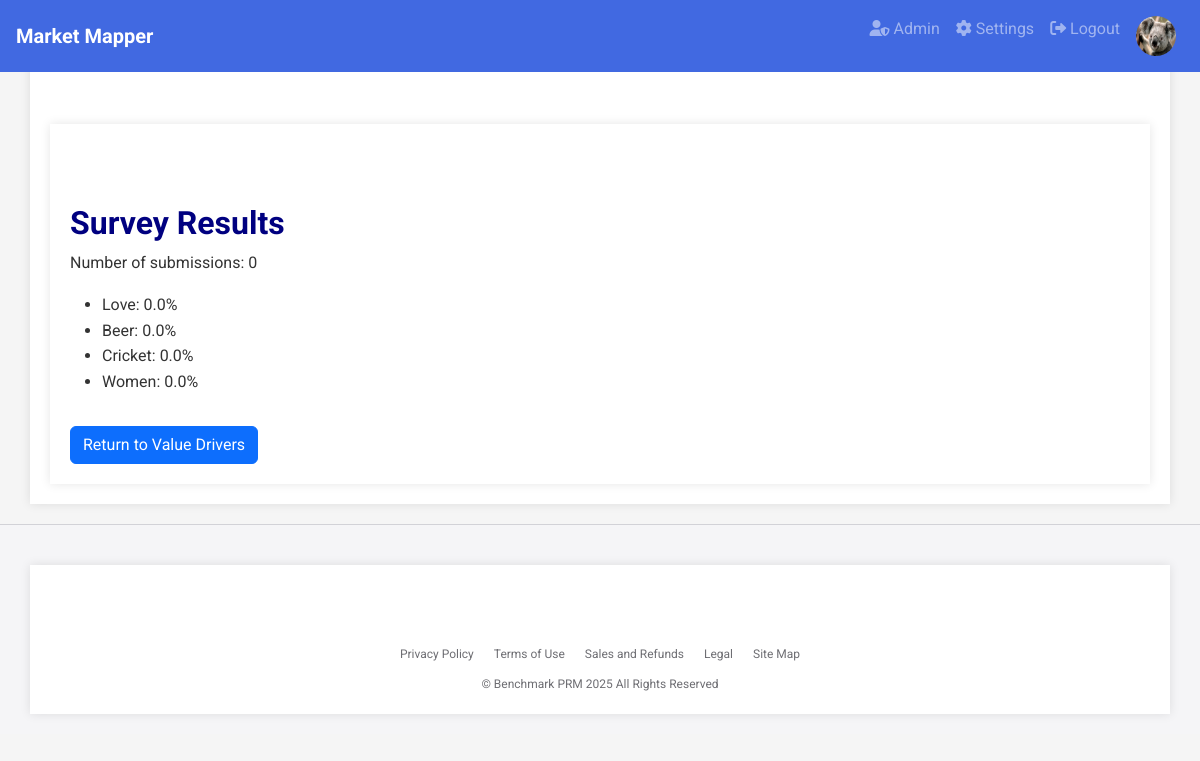
The page /survey_results/5 (signed in) on the database as committed earlier.
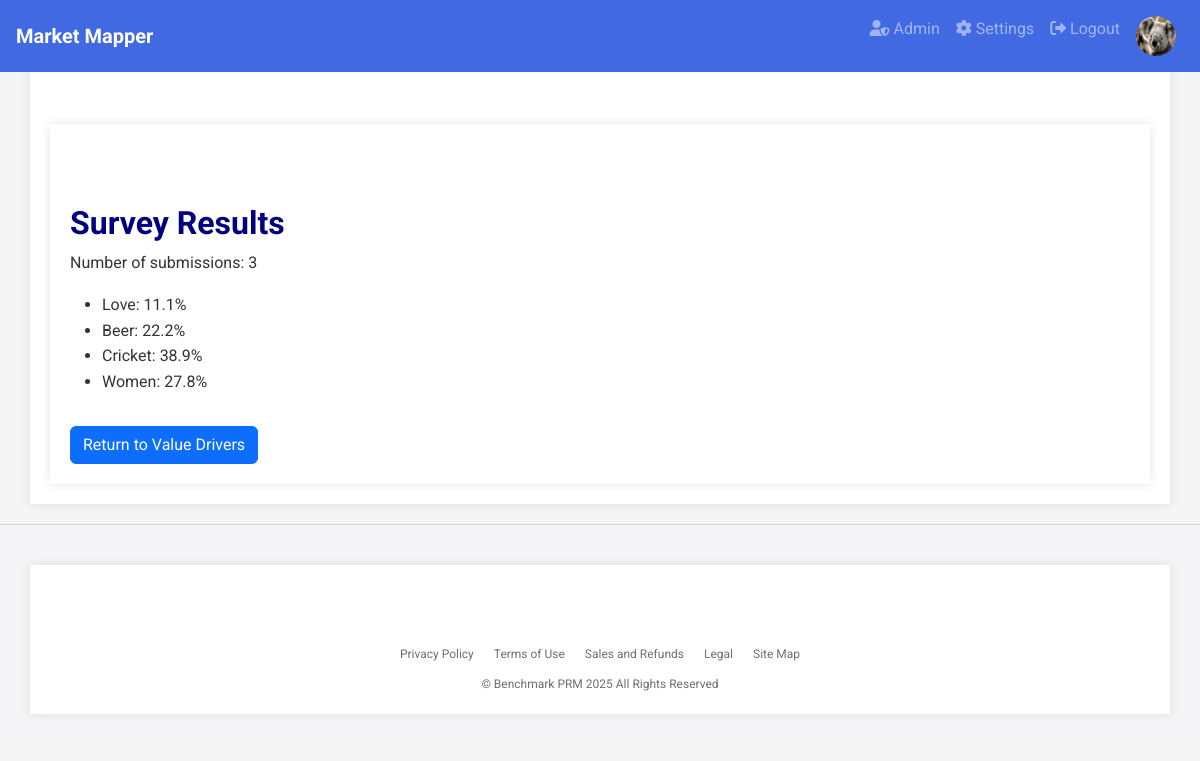
The same page on the database as committed later.
### app.py (models this page shows, shortened)
class User(db.Model, UserMixin):
    id = db.Column(db.Integer, primary_key=True)
    username = db.Column(db.String(20), unique=True, nullable=False)
    email = db.Column(db.String(120), unique=True, nullable=False)  # Added email field
    password_hash = db.Column(db.String(128), nullable=False)
    profile_image = db.Column(db.String(255), nullable=True)  # Add profile_image field
    role = db.Column(db.String(50), nullable=False)  # Add role field

class ValueDriver(db.Model):
    id = db.Column(db.Integer, primary_key=True)
    value_driver = db.Column(db.String(100), nullable=False)
    measured_by = db.Column(db.String(100))
    weighting = db.Column(db.Float, default=0.0)  # Changed to Float for more precision
    project_id = db.Column(db.Integer, db.ForeignKey('project.id'), nullable=False)

### app.py (the view)
@app.route('/survey_results/<int:project_id>')
def survey_results(project_id):
    project = Project.query.get_or_404(project_id)
    value_drivers = ValueDriver.query.filter_by(project_id=project_id).all()
    win_counts = {vd.id: 0 for vd in value_drivers}
    comparison_results = ComparisonResult.query.filter_by(project_id=project_id).all()
    for result in comparison_results:
        win_counts[result.winner_id] += 1
    total_comparisons = len(comparison_results)
    if total_comparisons > 0:
        for vd in value_drivers:
            vd.weighting = (win_counts[vd.id] / total_comparisons) * 100
            db.session.commit()
    labels = [vd.value_driver for vd in value_drivers]
    weights = [vd.weighting for vd in value_drivers]
    num_submissions = total_comparisons // (len(value_drivers) * (len(value_drivers) - 1) // 2)
    return render_template('survey_results.html', project=project, labels=labels, weights=weights, num_submissions=num_submissions)

### app.py (called while the page is built)
@login_manager.user_loader
def load_user(user_id):
    return User.query.get(int(user_id))

@app.template_filter('zip')
def zip_filter(a, b):
    return zip(a, b)

### templates/survey_results.html
{% extends "base.html" %}
{% block content %}
<div class="container mt-4">
    <h1>Survey Results</h1>
    <p>Number of submissions: {{ num_submissions }}</p>
    <ul>
        {% for label, weight in labels|zip(weights) %}
        <li>{{ label }}: {{ "%.1f" | format(weight) }}%</li>
        {% endfor %}
    </ul>
    <a href="{{ url_for('value_drivers', project_id=project.id) }}" class="btn btn-primary mt-3">Return to Value Drivers</a>
</div>
{% endblock %}

### templates/base.html (shortened to what this page needs)
<!DOCTYPE html>
<html lang="en">
<head>
    <link rel="stylesheet" href="https://stackpath.bootstrapcdn.com/bootstrap/4.5.2/css/bootstrap.min.css">
    <link rel="stylesheet" href="https://cdnjs.cloudflare.com/ajax/libs/font-awesome/6.0.0/css/all.min.css">
    <link href="https://cdn.jsdelivr.net/npm/bootstrap@5.3.2/dist/css/bootstrap.min.css" rel="stylesheet">
</head>
<body>
    <nav class="navbar navbar-expand-lg navbar-dark justify-content-between">
        <a class="navbar-brand" href="/">
            <span>Market Mapper</span>
        </a>
        <div class="collapse navbar-collapse" id="navbarNav">
            <ul class="navbar-nav ml-auto">
                {% if current_user.is_authenticated %}
                    {% if current_user.role == 'admin' %}
                        <li class="nav-item">
                            <a class="nav-link" href="{{ url_for('admin.index') }}" title="Admin">
                                <i class="fas fa-user-shield"></i> Admin
                            </a>
                        </li>
                    {% endif %}
                    <li class="nav-item">
                        <a class="nav-link" href="{{ url_for('settings') }}" title="Settings">
                            <i class="fas fa-cog"></i> Settings
                        </a>
                    </li>
                    <li class="nav-item">
                        <a class="nav-link" href="{{ url_for('logout') }}" title="Logout">
                            <i class="fas fa-sign-out-alt"></i> Logout
                        </a>
                    </li>
                    <li class="nav-item">
                        <div class="nav-link">
                            <div class="profile-image-container">
                                {% if current_user.profile_image %}
                                    <img src="{{ url_for('static', filename='uploads/' + current_user.profile_image) }}" alt="Profile Image" class="profile-image">
                                {% else %}
                                    <img src="{{ url_for('static', filename='uploads/default_profile.png') }}" alt="Profile Image" class="profile-image">
                                {% endif %}
                            </div>
                        </div>
                    </li>
                {% endif %}
            </ul>
        </div>
    </nav>
    <div class="container">
        {% block content %}{% endblock %}
    </div>
    <footer class="footer">
        <div class="container">
            <ul class="footer-links">
                <li><a href="#">Privacy Policy</a></li>
                <li><a href="#">Terms of Use</a></li>
                <li><a href="#">Sales and Refunds</a></li>
                <li><a href="#">Legal</a></li>
                <li><a href="#">Site Map</a></li>
            </ul>
            <div class="footer-copyright">
                &copy; Benchmark PRM 2025 All Rights Reserved
            </div>
        </div>
    </footer>
</body>
</html>

### templates/base.html (style rules this page uses)
body { font-family: 'Roboto', sans-serif; background-color: #F5F5F5; color: #333333; line-height: 1.6; margin: 0; }
h1, h2, h3 { color: #000080; font-weight: 700; }
h1 { font-size: 32px; }
a { color: #4169E1; }
.navbar { background-color: #4169E1; padding: 0.5rem 1rem; position: fixed; width: 100%; top: 0; z-index: 100; }
.navbar-brand { display: flex; align-items: center; }
.navbar-brand span { font-weight: bold; font-size: 1.25rem; }
.container { background-color: #FFFFFF; padding: 20px; margin-top: 20px; box-shadow: 0 0 10px rgba(0,0,0,0.1); padding-top: 80px; }
.footer { background-color: #f5f5f7; color: #6e6e73; padding: 20px 0; font-size: 12px; border-top: 1px solid #d2d2d7; width: 100%; margin-top: 20px; }
.footer-links { list-style: none; padding: 0; margin: 0; display: flex; justify-content: center; }
.footer-links li { margin: 0 10px; }
.footer-links a { color: #6e6e73; text-decoration: none; }
.footer-copyright { margin-top: 10px; text-align: center; }
.profile-image-container { position: relative; display: inline-block; }
.profile-image { width: 40px; height: 40px; border-radius: 50%; }

Rows that differ between the two databases and show on the page:
changed ValueDriver "Love": weighting "0.0" → "11.1"
changed ValueDriver "Beer": weighting "0.0" → "22.2"
changed ValueDriver "Cricket": weighting "0.0" → "38.9"
changed ValueDriver "Women": weighting "0.0" → "27.8"
Other text that changed with them:
{{ num_submissions }}: "0" → "3"
